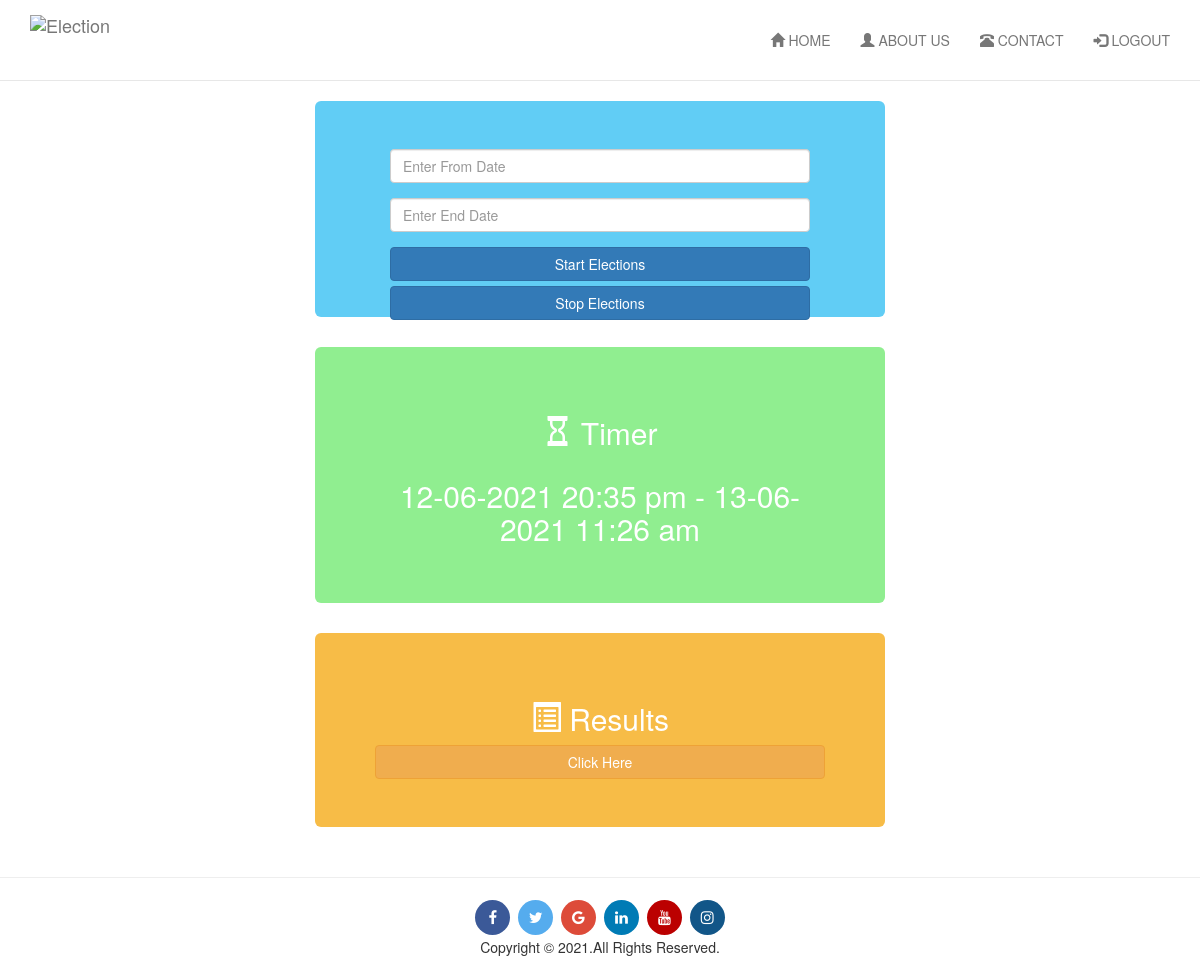
The page /AdminHome.php on the database as committed earlier.
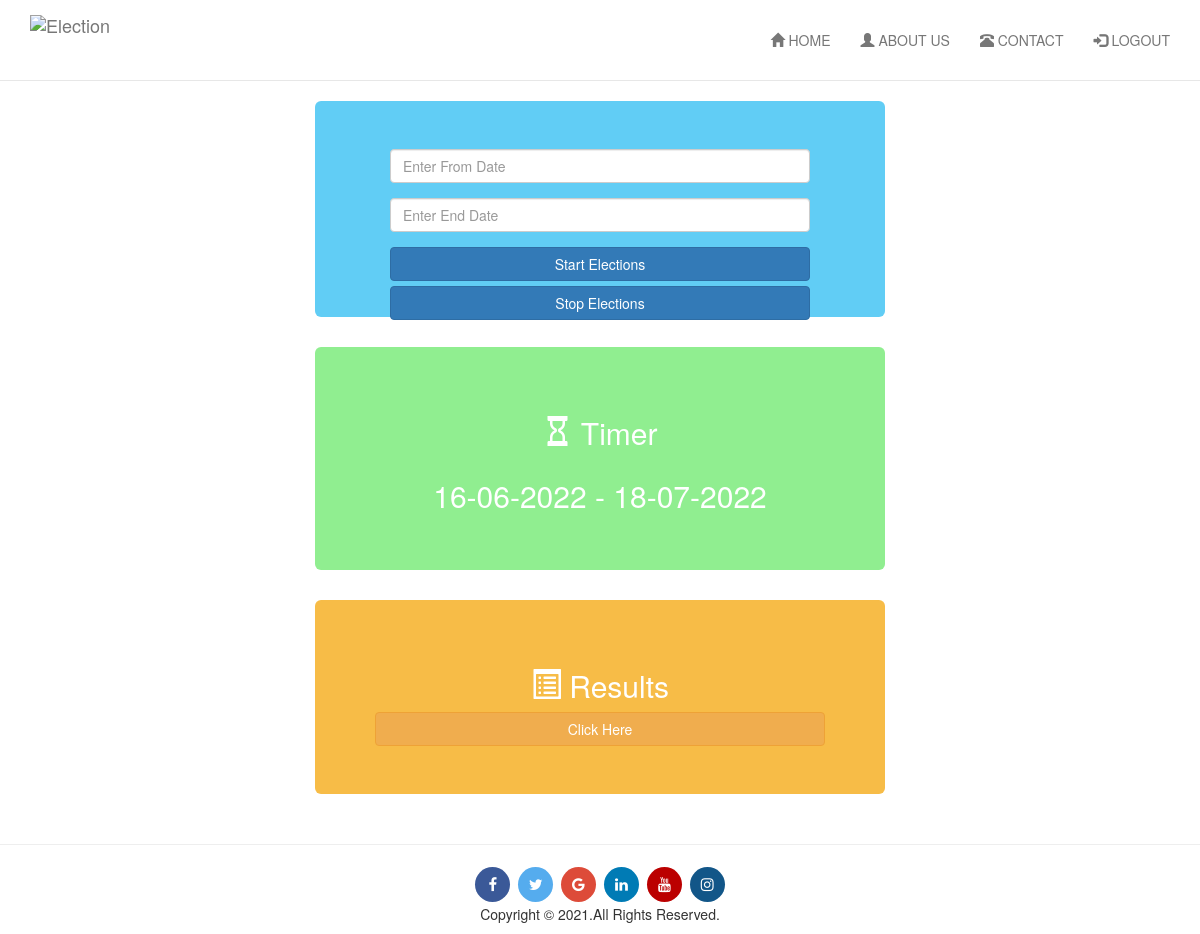
The same page on the database as committed later.
### tables this page shows
CREATE TABLE `elections` (
  `id` int(11) NOT NULL,
  `name` varchar(20) NOT NULL,
  `fromdate` text NOT NULL,
  `todate` text NOT NULL,
  `status` int(1) NOT NULL DEFAULT 0
);

### Timer.php (the view)
<?php
require('connection.php');
$sql = "SELECT fromdate,todate FROM elections where status=1";
$result = $conn->query($sql);
while($row = $result->fetch_assoc())
{
	$targetfdate=$row['fromdate'];
	$targetdate=$row['todate'];
	echo"".$targetfdate." - ".$targetdate."<br/>";
}
?>

### AdminHome.php (shortened to what this page needs)
<!DOCTYPE html>
<html lang="en">
<head>
  <link rel="stylesheet" href="https://maxcdn.bootstrapcdn.com/bootstrap/3.3.7/css/bootstrap.min.css">
  </head>
<body>
<?php include('AdminHeader.php');?>
<div class="container-fluid bg-3 text-center">
<div class="row">
<div class="col-sm-3">
</div>
<div class="col-sm-6">
	<div class="jumbotron text-center"  style="background-color:#61CDF5;color:white">
		<div class="col-sm-12">
			<form action="" method="post">
			<div class="form-group">
			  <input type="text" class="form-control" name="date_to_start" id="pwd" placeholder="Enter From Date" required>
			</div>
			<div class="form-group">
			  <input type="text" class="form-control" name="date_to_end" id="pwd" placeholder="Enter End Date" required>
			</div>
			<input type="submit" name="start" class="btn btn-primary btn-block" value="Start Elections" >
			<input type="submit" name="stop" class="btn btn-primary btn-block" value="Stop Elections" >
			</form>
			<?php
		require('connection.php');
			?>
		</div>
		<br><br><br><br/><br/><br/>
	</div>
	<div class="jumbotron"  style="background-color:lightgreen;color:white">
		<div class="row">
			<div class="col-sm-12">
				<h2><span class="glyphicon glyphicon-hourglass"></span> Timer</h2>
			</div>
		</div>
		<div class="row">
			<div class="col-sm-12">
			<h2><?php include('Timer.php');?></h2>
			</div>
		</div>
	</div>
	<div class="jumbotron"  style="background-color:#f7bc47;color:white">
		<div class="row">
			<div class="col-sm-12">
				<h2><span class="glyphicon glyphicon-list-alt"></span> Results</h2>
				<a href="ResultsHome.php"><button type="button" class="btn btn-warning btn-block">Click Here</button></a>
			</div>
		</div>
	</div>
</div>
</div>
</div>
</body>
</html>

### AdminHeader.php (shortened to what this page needs)
<!DOCTYPE html>
<html lang="en">
<head>
  <link rel="stylesheet" href="https://maxcdn.bootstrapcdn.com/bootstrap/3.3.7/css/bootstrap.min.css">
</head>
<body>
<div class="example3">
  <nav class="navbar navbar-default  navbar-custom navbar-static-top">
    <div class="container">
      <div class="navbar-header">
        <a href="UserHome.php"class="navbar-brand"><img src="icons\Logo.png" alt="Election">
        </a>
      </div>
      <div id="navbar3" class="navbar-collapse collapse">
		<ul class="nav navbar-nav navbar-right">
		  <li><a href="AdminHome.php" class="home"><span class="glyphicon glyphicon-home"></span> HOME</a></li>
		  <li><a href="AboutUs.php" class="about-us"><span class="glyphicon glyphicon-user"></span> ABOUT US</a></li>
		  <li><a href="ContactUs.php" class="contact"><span class="glyphicon glyphicon-phone-alt"></span> CONTACT</a></li>
		  <li><a href="Logout.php" class="logout"><span class="glyphicon glyphicon-log-in"></span> LOGOUT</a></li>
		</ul>
      </div>
    </div>
  </nav>
</div>
</body>
</html>

### AdminHeader.php (style rules this page uses)
.example3 .navbar-brand { height: 80px; }
.example3 .nav >li >a { padding-top: 30px; padding-bottom: 30px; }
.navbar-custom { background-color:white; }

Rows that differ between the two databases and show on the page:
removed elections: fromdate "12-06-2021 20:35 pm", todate "13-06-2021 11:26 am"
added elections: fromdate "16-06-2022", todate "18-07-2022"
